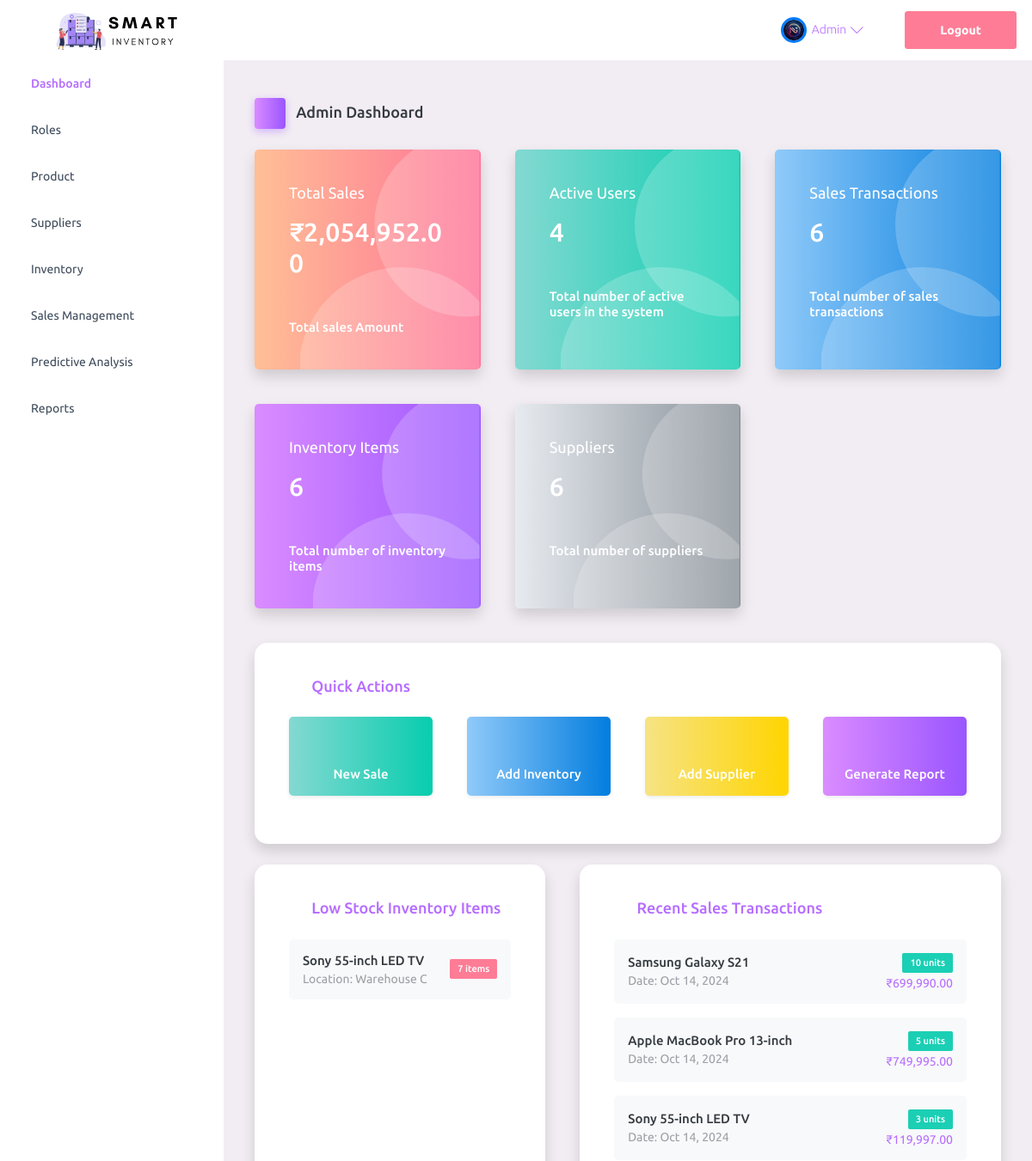
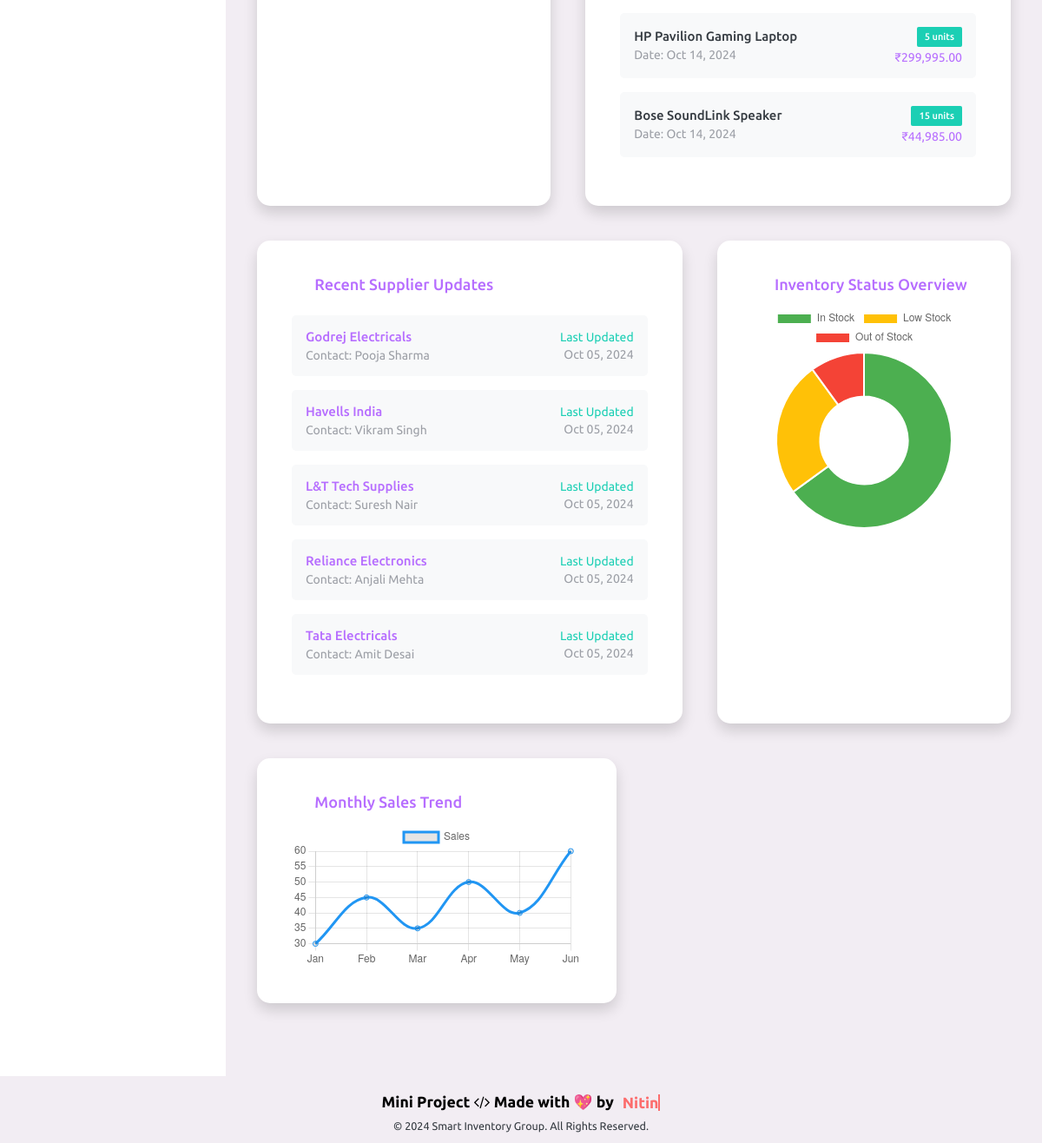
The app's page /index.php (signed in) with its own data (2 pictures, top to bottom).
### tables this page shows
CREATE TABLE `user` (
  `UserID` int(11) NOT NULL,
  `Username` varchar(100) NOT NULL,
  `Password` varchar(255) NOT NULL,
  `Email` varchar(255) NOT NULL,
  `Role` enum('Admin','Manager','Employee') NOT NULL,
  `FirstName` varchar(100) DEFAULT NULL,
  `LastName` varchar(100) DEFAULT NULL,
  `PhoneNumber` varchar(20) DEFAULT NULL,
  `Address` text DEFAULT NULL,
  `DateOfBirth` date DEFAULT NULL,
  `ProfileImage` varchar(255) DEFAULT NULL,
  `JobTitle` varchar(100) DEFAULT NULL,
  `Department` varchar(100) DEFAULT NULL,
  `Gender` enum('Male','Female','Other') DEFAULT NULL,
  `CreatedAt` timestamp NOT NULL DEFAULT current_timestamp(),
  `UpdatedAt` timestamp NOT NULL DEFAULT current_timestamp() ON UPDATE current_timestamp(),
  `role_assigned_by` int(11) DEFAULT NULL,
  `role_assigned_at` timestamp NULL DEFAULT NULL
);

CREATE TABLE `inventoryitem` (
  `ItemID` int(11) NOT NULL,
  `ItemName` varchar(255) NOT NULL,
  `Category` varchar(100) NOT NULL,
  `Quantity` int(11) NOT NULL,
  `Location` varchar(255) DEFAULT NULL,
  `Price` decimal(10,2) DEFAULT NULL,
  `SupplierID` int(11) DEFAULT NULL,
  `Image` varchar(255) DEFAULT NULL,
  `CreatedAt` timestamp NOT NULL DEFAULT current_timestamp(),
  `UpdatedAt` timestamp NOT NULL DEFAULT current_timestamp() ON UPDATE current_timestamp(),
  `is_deleted` tinyint(4) DEFAULT 0
);

CREATE TABLE `salestransaction` (
  `TransactionID` int(11) NOT NULL,
  `ItemID` int(11) DEFAULT NULL,
  `UserID` int(11) DEFAULT NULL,
  `QuantitySold` int(11) NOT NULL,
  `TotalPrice` decimal(10,2) NOT NULL,
  `SaleDate` date NOT NULL,
  `CustomerName` varchar(255) DEFAULT NULL,
  `CustomerEmail` varchar(255) DEFAULT NULL,
  `CustomerPhone` varchar(20) DEFAULT NULL,
  `CreatedAt` timestamp NOT NULL DEFAULT current_timestamp(),
  `UpdatedAt` timestamp NOT NULL DEFAULT current_timestamp() ON UPDATE current_timestamp()
);

CREATE TABLE `supplier` (
  `SupplierID` int(11) NOT NULL,
  `SupplierName` varchar(100) NOT NULL,
  `ContactPerson` varchar(100) DEFAULT NULL,
  `ContactEmail` varchar(100) DEFAULT NULL,
  `ContactPhone` varchar(15) DEFAULT NULL,
  `Address` text DEFAULT NULL,
  `CreatedAt` timestamp NOT NULL DEFAULT current_timestamp(),
  `UpdatedAt` timestamp NOT NULL DEFAULT current_timestamp() ON UPDATE current_timestamp(),
  `is_deleted` tinyint(4) DEFAULT 0
);

### index.php (the view, shortened to what the rows shown need)
<?php
include 'head.php';
$role = $_SESSION['role'];
$inventoryCount = mysqli_query($con, "SELECT COUNT(*) AS count FROM InventoryItem WHERE is_deleted = 0");
$inventoryCount = mysqli_fetch_assoc($inventoryCount)['count'];
$supplierCount = mysqli_query($con, "SELECT COUNT(*) AS count FROM Supplier WHERE is_deleted = 0");
$supplierCount = mysqli_fetch_assoc($supplierCount)['count'];
$totalSales = mysqli_query($con, "SELECT SUM(TotalPrice) AS total FROM SalesTransaction");
$totalSales = mysqli_fetch_assoc($totalSales)['total'];
$salesTransactionCount = mysqli_query($con, "SELECT COUNT(*) AS count FROM SalesTransaction");
$salesTransactionCount = mysqli_fetch_assoc($salesTransactionCount)['count'];
if ($role === 'Admin' || $role === 'Manager') {
    $activeUserCount = mysqli_query($con, "SELECT COUNT(*) AS count FROM User");
    $activeUserCount = mysqli_fetch_assoc($activeUserCount)['count'];
}
?>
<!DOCTYPE html>
<html lang="en">
<head>
</head>
<body>
<div class="container-scroller">
    <?php include 'navBar.php'; ?>
    <div class="container-fluid page-body-wrapper">
        <?php include 'sidebar.php'; ?>
        <div class="main-panel">
            <div class="content-wrapper">
                <div class="row">
                    <div class="col-md-4 stretch-card grid-margin">
                        <div class="card shadow bg-gradient-danger card-img-holder text-white" onclick="window.location.href='sales_transaction.php';" style="cursor: pointer;">
                            <div class="card-body">
                                <h2 class="mb-5">₹<?php echo number_format($totalSales, 2); ?></h2>
                            </div>
                        </div>
                    </div>
                    <?php if ($role === 'Admin'): ?>
                        <div class="col-md-4 stretch-card grid-margin">
                            <div class="card shadow bg-gradient-success card-img-holder text-white" onclick="window.location.href='admin_manage_roles.php';" style="cursor: pointer;">
                                <div class="card-body">
                                    <h2 class="mb-5"><?php echo $activeUserCount; ?></h2>
                                </div>
                            </div>
                        </div>
                        <?php endif; ?>
                    <div class="col-md-4 stretch-card grid-margin">
                        <div class="card shadow bg-gradient-info card-img-holder text-white" onclick="window.location.href='sales_transaction.php';" style="cursor: pointer;">
                            <div class="card-body">
                                <h2 class="mb-5"><?php echo $salesTransactionCount; ?></h2>
                            </div>
                        </div>
                    </div>
                    <div class="col-md-4 stretch-card grid-margin">
                        <div class="card shadow bg-gradient-primary card-img-holder text-white" onclick="window.location.href='inventory.php';" style="cursor: pointer;">
                            <div class="card-body">
                                <h2 class="mb-5"><?php echo $inventoryCount; ?></h2>
                            </div>
                        </div>
                    </div>
                    <div class="col-md-4 stretch-card grid-margin">
                        <div class="card shadow bg-gradient-secondary card-img-holder text-white" onclick="window.location.href='supplier.php';" style="cursor: pointer;">
                            <div class="card-body">
                                <h2 class="mb-5"><?php echo $supplierCount; ?></h2>
                            </div>
                        </div>
                    </div>
                </div>
                <div class="row">
                    <div class="col-md-5 grid-margin stretch-card">
                        <div class="card shadow border-0" style="border-radius: 15px;">
                            <div class="card-body">
                                <div class="low-stock-items">
                                    <?php
                                    $lowStockQuery = "SELECT * FROM InventoryItem WHERE Quantity < 10 AND is_deleted = 0 ORDER BY Quantity ASC LIMIT 5";
                                    $lowStockResult = mysqli_query($con, $lowStockQuery);
                                    if (mysqli_num_rows($lowStockResult) > 0) {
                                        while ($row = mysqli_fetch_assoc($lowStockResult)) {
                                            echo '<div class="card mb-3 border-0 bg-light">';
                                            echo '<div class="card-body p-3">';
                                            echo '<div class="d-flex justify-content-between align-items-center">';
                                            echo '<div>';
                                            echo '<h6 class="mb-1">' . htmlspecialchars($row['ItemName']) . '</h6>';
                                            echo '<small class="text-muted">Location: ' . htmlspecialchars($row['Location']) . '</small>';
                                            echo '</div>';
                                            echo '<span class="badge bg-danger">' . htmlspecialchars($row['Quantity']) . ' items</span>';
                                            echo '</div>';
                                            echo '</div>';
                                            echo '</div>';
                                        }
                                    } else {
                                        echo '<div class="text-center text-success p-3">All items are sufficiently stocked.</div>';
                                    }
                                    ?>
                                </div>
                            </div>
                        </div>
                    </div>
                    <div class="col-md-7 grid-margin stretch-card">
                        <div class="card shadow border-0" style="border-radius: 15px;">
                            <div class="card-body">
                                <div class="recent-sales">
                                    <?php
                                    $recentSalesQuery = "SELECT s.TransactionID, i.ItemName, s.QuantitySold, s.SaleDate, s.TotalPrice
                                                        FROM SalesTransaction s
                                                        JOIN InventoryItem i ON s.ItemID = i.ItemID
                                                        ORDER BY s.SaleDate DESC
                                                        LIMIT 5";
                                    $recentSalesResult = mysqli_query($con, $recentSalesQuery);
                                    if (mysqli_num_rows($recentSalesResult) > 0) {
                                        while ($row = mysqli_fetch_assoc($recentSalesResult)) {
                                            echo '<div class="card mb-3 border-0 bg-light">';
                                            echo '<div class="card-body p-3">';
                                            echo '<div class="d-flex justify-content-between align-items-center">';
                                            echo '<div>';
                                            echo '<h6 class="mb-1">' . htmlspecialchars($row['ItemName']) . '</h6>';
                                            echo '<small class="text-muted">Date: ' . date('M d, Y', strtotime($row['SaleDate'])) . '</small>';
                                            echo '</div>';
                                            echo '<div class="text-end">';
                                            echo '<span class="badge bg-success">' . htmlspecialchars($row['QuantitySold']) . ' units</span>';
                                            echo '<div class="mt-1"><small class="text-primary">₹' . number_format($row['TotalPrice'], 2) . '</small></div>';
                                            echo '</div>';
                                            echo '</div>';
                                            echo '</div>';
                                            echo '</div>';
                                        }
                                    } else {
                                        echo '<div class="text-center text-muted p-3">No recent sales transactions.</div>';
                                    }
                                    ?>
                                </div>
                            </div>
                        </div>
                    </div>
                </div>
                <div class="row">
                    <div class="col-md-7 grid-margin stretch-card">
                        <div class="card shadow border-0" style="border-radius: 15px;">
                            <div class="card-body">
                                <div class="supplier-updates">
                                    <?php
                                    $supplierUpdateQuery = "SELECT * FROM Supplier WHERE is_deleted = 0 ORDER BY UpdatedAt DESC LIMIT 5";
                                    $supplierUpdateResult = mysqli_query($con, $supplierUpdateQuery);
                                    if (mysqli_num_rows($supplierUpdateResult) > 0) {
                                        while ($row = mysqli_fetch_assoc($supplierUpdateResult)) {
                                            echo '<div class="card mb-3 border-0 bg-light hover-effect">';
                                            echo '<div class="card-body p-3">';
                                            echo '<div class="d-flex justify-content-between align-items-center">';
                                            echo '<div>';
                                            echo '<h6 class="mb-1 text-primary">' . htmlspecialchars($row['SupplierName']) . '</h6>';
                                            echo '<small class="text-muted">Contact: ' . htmlspecialchars($row['ContactPerson']) . '</small>';
                                            echo '</div>';
                                            echo '<div class="text-end">';
                                            echo '<small class="text-success">Last Updated</small>';
                                            echo '<div class="mt-1"><small class="text-muted">' . date('M d, Y', strtotime($row['UpdatedAt'])) . '</small></div>';
                                            echo '</div>';
                                            echo '</div>';
                                            echo '</div>';
                                            echo '</div>';
                                        }
                                    } else {
                                        echo '<div class="text-center text-muted p-3">No recent updates on suppliers.</div>';
                                    }
                                    ?>
                                </div>
                            </div>
                        </div>
                    </div>
                </div>
            </div>
        </div>
    </div>
</div>
<script>
// Initialize charts
document.addEventListener('DOMContentLoaded', function() {
    // Inventory Status Chart
    new Chart(document.getElementById('inventoryChart'), {
        type: 'doughnut',
        data: {
            labels: ['In Stock', 'Low Stock', 'Out of Stock'],
            datasets: [{
                data: [65, 25, 10],
                backgroundColor: [
                    '#4CAF50',
                    '#FFC107',
                    '#F44336'
                ]
            }]
        }
    });
    // Sales Trend Chart
    new Chart(document.getElementById('salesChart'), {
        type: 'line',
        data: {
            labels: ['Jan', 'Feb', 'Mar', 'Apr', 'May', 'Jun'],
            datasets: [{
                label: 'Sales',
                data: [30, 45, 35, 50, 40, 60],
                borderColor: '#2196F3',
                tension: 0.4
            }]
        }
    });
});
</script>
</body>
</html>

### navBar.php (shortened to what the rows shown need)
<?php
include 'head.php';
if (isset($_SESSION['loggedin']) && $_SESSION['loggedin'] === true) {
  $userID = $_SESSION['user_id'];
  $stmt = $con->prepare("SELECT ProfileImage, Username FROM User WHERE UserID = ?");
  $stmt->bind_param("i", $userID);
  $stmt->execute();
  $stmt->bind_result($profileImage, $username);
}
?>
<nav class="navbar default-layout-navbar col-lg-12 col-12 p-0 fixed-top d-flex flex-row">
  <div class="navbar-menu-wrapper d-flex align-items-stretch">
    <ul class="navbar-nav navbar-nav-right d-none d-lg-flex">
      <?php if (isset($_SESSION['loggedin']) && $_SESSION['loggedin'] === true): ?>
        <li class="nav-item dropdown">
          <a class="nav-link dropdown-toggle" id="profileDropdown" href="#" data-toggle="dropdown" aria-expanded="false">
            <div class="navbar-profile-pic-container">
              <?php if (!empty($profileImage)): ?>
                <img src="assets/images/Profile-pics/<?php echo htmlspecialchars($profileImage); ?>" class="rounded-circle" alt="Profile Image" style="width: 30px; height: 30px; object-fit: cover; margin-right: 6px;">
              <?php else: ?>
                <img src="assets/images/Profile-pics/default-profile.png" class="rounded-circle" alt="Default Profile Image" style="width: 30px; height: 30px; object-fit: cover; margin-right: 6px;">
              <?php endif; ?>
            </div>
            <span class="text-primary"><?php echo htmlspecialchars($username); ?></span>
          </a>
        </li>
        <li class="nav-item">
          <a class="nav-link" href="logout.php">
            <button class="btn btn-danger" style="margin-right: -30px;">Logout</button>
          </a>
        </li>
      <?php endif; ?>
    </ul>
  </div>
</nav>

### records on screen
user: ProfileImage (picture), Username "Admin"
inventoryitem: ItemName "Sony 55-inch LED TV", Location "Warehouse C", Quantity "7"
salestransaction: ItemID.ItemName "Samsung Galaxy S21", SaleDate "Oct 14, 2024", QuantitySold "10", TotalPrice "699,990.00"
salestransaction: ItemID.ItemName "Apple MacBook Pro 13-inch", SaleDate "Oct 14, 2024", QuantitySold "5", TotalPrice "749,995.00"
salestransaction: ItemID.ItemName "Sony 55-inch LED TV", SaleDate "Oct 14, 2024", QuantitySold "3", TotalPrice "119,997.00"
salestransaction: ItemID.ItemName "HP Pavilion Gaming Laptop", SaleDate "Oct 14, 2024", QuantitySold "5", TotalPrice "299,995.00"
salestransaction: ItemID.ItemName "Bose SoundLink Speaker", SaleDate "Oct 14, 2024", QuantitySold "15", TotalPrice "44,985.00"
supplier: SupplierName "Godrej Electricals", ContactPerson "Pooja Sharma", UpdatedAt "Oct 05, 2024"
supplier: SupplierName "Havells India", ContactPerson "Vikram Singh", UpdatedAt "Oct 05, 2024"
supplier: SupplierName "L&T Tech Supplies", ContactPerson "Suresh Nair", UpdatedAt "Oct 05, 2024"
supplier: SupplierName "Reliance Electronics", ContactPerson "Anjali Mehta", UpdatedAt "Oct 05, 2024"
supplier: SupplierName "Tata Electricals", ContactPerson "Amit Desai", UpdatedAt "Oct 05, 2024"

### other values on screen
$role "Admin"
$activeUserCount "4"
$salesTransactionCount "6"
$inventoryCount "6"
$supplierCount "6"
